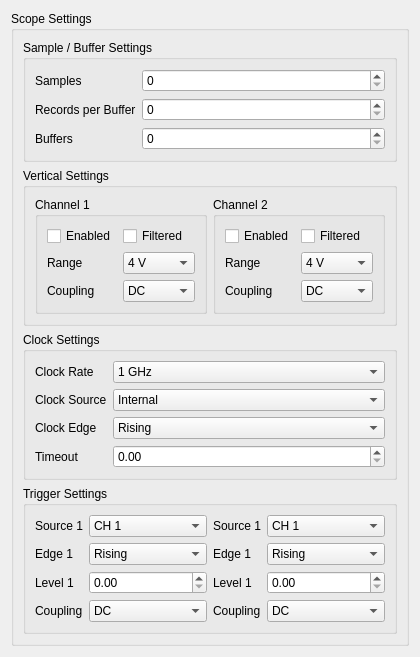
<?xml version="1.0" encoding="UTF-8"?>
<ui version="4.0">
 <class>Form</class>
 <widget class="QWidget" name="Form">
  <property name="geometry">
   <rect>
    <x>0</x>
    <y>0</y>
    <width>384</width>
    <height>586</height>
   </rect>
  </property>
  <property name="windowTitle">
   <string>Form</string>
  </property>
  <layout class="QVBoxLayout" name="verticalLayout_2">
   <item>
    <widget class="QGroupBox" name="ScopeSettings">
     <property name="title">
      <string>Scope Settings</string>
     </property>
     <layout class="QVBoxLayout" name="verticalLayout_5">
      <item>
       <widget class="QGroupBox" name="SampleSettings">
        <property name="title">
         <string>Sample / Buffer Settings</string>
        </property>
        <layout class="QGridLayout" name="gridLayout">
         <item row="0" column="0">
          <layout class="QFormLayout" name="formLayout">
           <property name="fieldGrowthPolicy">
            <enum>QFormLayout::AllNonFixedFieldsGrow</enum>
           </property>
           <item row="0" column="0">
            <widget class="QLabel" name="label">
             <property name="text">
              <string>Samples</string>
             </property>
            </widget>
           </item>
           <item row="0" column="1">
            <widget class="QSpinBox" name="samplesSpinBox"/>
           </item>
           <item row="1" column="0">
            <widget class="QLabel" name="label_2">
             <property name="text">
              <string>Records per Buffer</string>
             </property>
            </widget>
           </item>
           <item row="1" column="1">
            <widget class="QSpinBox" name="recordsperbufferSpinBox"/>
           </item>
           <item row="2" column="0">
            <widget class="QLabel" name="label_3">
             <property name="text">
              <string>Buffers</string>
             </property>
            </widget>
           </item>
           <item row="2" column="1">
            <widget class="QSpinBox" name="buffersSpinBox"/>
           </item>
          </layout>
         </item>
        </layout>
       </widget>
      </item>
      <item>
       <widget class="QGroupBox" name="VerticalSettings">
        <property name="title">
         <string>Vertical Settings</string>
        </property>
        <layout class="QHBoxLayout" name="horizontalLayout_2">
         <item>
          <widget class="QGroupBox" name="Ch1Vertical">
           <property name="title">
            <string>Channel 1</string>
           </property>
           <layout class="QVBoxLayout" name="verticalLayout_3">
            <item>
             <layout class="QFormLayout" name="formLayout_5">
              <property name="fieldGrowthPolicy">
               <enum>QFormLayout::AllNonFixedFieldsGrow</enum>
              </property>
              <item row="0" column="0">
               <widget class="QCheckBox" name="ch1_enabledCheckBox">
                <property name="text">
                 <string>Enabled</string>
                </property>
               </widget>
              </item>
              <item row="0" column="1">
               <widget class="QCheckBox" name="ch1_filteredCheckBox">
                <property name="text">
                 <string>Filtered</string>
                </property>
               </widget>
              </item>
              <item row="1" column="0">
               <widget class="QLabel" name="label_16">
                <property name="text">
                 <string>Range</string>
                </property>
               </widget>
              </item>
              <item row="1" column="1">
               <widget class="QComboBox" name="ch1_rangeComboBox">
                <item>
                 <property name="text">
                  <string>4 V</string>
                 </property>
                </item>
                <item>
                 <property name="text">
                  <string>2 V</string>
                 </property>
                </item>
                <item>
                 <property name="text">
                  <string>1 V</string>
                 </property>
                </item>
                <item>
                 <property name="text">
                  <string>400 mV</string>
                 </property>
                </item>
                <item>
                 <property name="text">
                  <string>200 mV</string>
                 </property>
                </item>
                <item>
                 <property name="text">
                  <string>100 mV</string>
                 </property>
                </item>
                <item>
                 <property name="text">
                  <string>40 mV</string>
                 </property>
                </item>
               </widget>
              </item>
              <item row="2" column="0">
               <widget class="QLabel" name="label_17">
                <property name="text">
                 <string>Coupling</string>
                </property>
               </widget>
              </item>
              <item row="2" column="1">
               <widget class="QComboBox" name="ch1_couplingComboBox">
                <item>
                 <property name="text">
                  <string>DC</string>
                 </property>
                </item>
                <item>
                 <property name="text">
                  <string>AC</string>
                 </property>
                </item>
               </widget>
              </item>
             </layout>
            </item>
           </layout>
          </widget>
         </item>
         <item>
          <widget class="QGroupBox" name="Ch2Vertical">
           <property name="title">
            <string>Channel 2</string>
           </property>
           <layout class="QVBoxLayout" name="verticalLayout_4">
            <item>
             <layout class="QFormLayout" name="formLayout_6">
              <property name="fieldGrowthPolicy">
               <enum>QFormLayout::AllNonFixedFieldsGrow</enum>
              </property>
              <item row="0" column="0">
               <widget class="QCheckBox" name="ch2_enabledCheckBox">
                <property name="text">
                 <string>Enabled</string>
                </property>
               </widget>
              </item>
              <item row="0" column="1">
               <widget class="QCheckBox" name="ch2_filteredCheckBox">
                <property name="text">
                 <string>Filtered</string>
                </property>
               </widget>
              </item>
              <item row="1" column="0">
               <widget class="QLabel" name="label_18">
                <property name="text">
                 <string>Range</string>
                </property>
               </widget>
              </item>
              <item row="1" column="1">
               <widget class="QComboBox" name="ch2_rangeComboBox">
                <item>
                 <property name="text">
                  <string>4 V</string>
                 </property>
                </item>
                <item>
                 <property name="text">
                  <string>2 V</string>
                 </property>
                </item>
                <item>
                 <property name="text">
                  <string>1 V</string>
                 </property>
                </item>
                <item>
                 <property name="text">
                  <string>400 mV</string>
                 </property>
                </item>
                <item>
                 <property name="text">
                  <string>200 mV</string>
                 </property>
                </item>
                <item>
                 <property name="text">
                  <string>100 mV</string>
                 </property>
                </item>
                <item>
                 <property name="text">
                  <string>40 mV</string>
                 </property>
                </item>
               </widget>
              </item>
              <item row="2" column="0">
               <widget class="QLabel" name="label_19">
                <property name="text">
                 <string>Coupling</string>
                </property>
               </widget>
              </item>
              <item row="2" column="1">
               <widget class="QComboBox" name="ch2_couplingComboBox">
                <item>
                 <property name="text">
                  <string>DC</string>
                 </property>
                </item>
                <item>
                 <property name="text">
                  <string>AC</string>
                 </property>
                </item>
               </widget>
              </item>
             </layout>
            </item>
           </layout>
          </widget>
         </item>
        </layout>
       </widget>
      </item>
      <item>
       <widget class="QGroupBox" name="ClockSettings">
        <property name="title">
         <string>Clock Settings</string>
        </property>
        <layout class="QVBoxLayout" name="verticalLayout">
         <item>
          <layout class="QFormLayout" name="formLayout_2">
           <property name="fieldGrowthPolicy">
            <enum>QFormLayout::AllNonFixedFieldsGrow</enum>
           </property>
           <item row="0" column="0">
            <widget class="QLabel" name="label_6">
             <property name="text">
              <string>Clock Rate</string>
             </property>
            </widget>
           </item>
           <item row="0" column="1">
            <widget class="QComboBox" name="samplerateComboBox">
             <item>
              <property name="text">
               <string>1 GHz</string>
              </property>
             </item>
             <item>
              <property name="text">
               <string>500 MHz</string>
              </property>
             </item>
             <item>
              <property name="text">
               <string>250 MHz</string>
              </property>
             </item>
             <item>
              <property name="text">
               <string>100 MHz</string>
              </property>
             </item>
             <item>
              <property name="text">
               <string>50 MHz</string>
              </property>
             </item>
             <item>
              <property name="text">
               <string>20 MHz</string>
              </property>
             </item>
             <item>
              <property name="text">
               <string>10 MHz</string>
              </property>
             </item>
             <item>
              <property name="text">
               <string>5 MHz</string>
              </property>
             </item>
             <item>
              <property name="text">
               <string>2 MHz</string>
              </property>
             </item>
             <item>
              <property name="text">
               <string>1 MHz</string>
              </property>
             </item>
             <item>
              <property name="text">
               <string>20 kHz</string>
              </property>
             </item>
             <item>
              <property name="text">
               <string>10 kHz</string>
              </property>
             </item>
             <item>
              <property name="text">
               <string>5 kHz</string>
              </property>
             </item>
             <item>
              <property name="text">
               <string>2 kHz</string>
              </property>
             </item>
             <item>
              <property name="text">
               <string>1 kHz</string>
              </property>
             </item>
            </widget>
           </item>
           <item row="1" column="0">
            <widget class="QLabel" name="label_4">
             <property name="text">
              <string>Clock Source</string>
             </property>
            </widget>
           </item>
           <item row="1" column="1">
            <widget class="QComboBox" name="clocksourceComboBox">
             <item>
              <property name="text">
               <string>Internal</string>
              </property>
             </item>
             <item>
              <property name="text">
               <string>Reference</string>
              </property>
             </item>
             <item>
              <property name="text">
               <string>60 MHz</string>
              </property>
             </item>
             <item>
              <property name="text">
               <string>1 GHz</string>
              </property>
             </item>
            </widget>
           </item>
           <item row="2" column="0">
            <widget class="QLabel" name="label_5">
             <property name="text">
              <string>Clock Edge</string>
             </property>
            </widget>
           </item>
           <item row="2" column="1">
            <widget class="QComboBox" name="clockedgeComboBox">
             <item>
              <property name="text">
               <string>Rising</string>
              </property>
             </item>
             <item>
              <property name="text">
               <string>Falling</string>
              </property>
             </item>
            </widget>
           </item>
           <item row="3" column="0">
            <widget class="QLabel" name="label_10">
             <property name="text">
              <string>Timeout</string>
             </property>
            </widget>
           </item>
           <item row="3" column="1">
            <widget class="QDoubleSpinBox" name="timeoutSpinBox"/>
           </item>
          </layout>
         </item>
        </layout>
       </widget>
      </item>
      <item>
       <widget class="QGroupBox" name="TriggerSettings">
        <property name="title">
         <string>Trigger Settings</string>
        </property>
        <layout class="QHBoxLayout" name="horizontalLayout">
         <item>
          <layout class="QFormLayout" name="formLayout_3">
           <property name="fieldGrowthPolicy">
            <enum>QFormLayout::AllNonFixedFieldsGrow</enum>
           </property>
           <item row="0" column="0">
            <widget class="QLabel" name="label_7">
             <property name="text">
              <string>Source 1</string>
             </property>
            </widget>
           </item>
           <item row="0" column="1">
            <widget class="QComboBox" name="comboBox_4">
             <item>
              <property name="text">
               <string>CH 1</string>
              </property>
             </item>
             <item>
              <property name="text">
               <string>CH 2</string>
              </property>
             </item>
             <item>
              <property name="text">
               <string>External</string>
              </property>
             </item>
             <item>
              <property name="text">
               <string>Disabled</string>
              </property>
             </item>
            </widget>
           </item>
           <item row="1" column="1">
            <widget class="QComboBox" name="comboBox_5">
             <item>
              <property name="text">
               <string>Rising</string>
              </property>
             </item>
             <item>
              <property name="text">
               <string>Falling</string>
              </property>
             </item>
            </widget>
           </item>
           <item row="2" column="0">
            <widget class="QLabel" name="label_9">
             <property name="text">
              <string>Level 1</string>
             </property>
            </widget>
           </item>
           <item row="2" column="1">
            <widget class="QDoubleSpinBox" name="ch1_triglevelSpinBox"/>
           </item>
           <item row="3" column="0">
            <widget class="QLabel" name="label_11">
             <property name="text">
              <string>Coupling</string>
             </property>
            </widget>
           </item>
           <item row="3" column="1">
            <widget class="QComboBox" name="comboBox_7">
             <item>
              <property name="text">
               <string>DC</string>
              </property>
             </item>
             <item>
              <property name="text">
               <string>AC</string>
              </property>
             </item>
            </widget>
           </item>
           <item row="1" column="0">
            <widget class="QLabel" name="label_8">
             <property name="text">
              <string>Edge 1</string>
             </property>
            </widget>
           </item>
          </layout>
         </item>
         <item>
          <layout class="QFormLayout" name="formLayout_4">
           <property name="fieldGrowthPolicy">
            <enum>QFormLayout::AllNonFixedFieldsGrow</enum>
           </property>
           <item row="0" column="0">
            <widget class="QLabel" name="label_12">
             <property name="text">
              <string>Source 1</string>
             </property>
            </widget>
           </item>
           <item row="0" column="1">
            <widget class="QComboBox" name="comboBox_6">
             <item>
              <property name="text">
               <string>CH 1</string>
              </property>
             </item>
             <item>
              <property name="text">
               <string>CH 2</string>
              </property>
             </item>
             <item>
              <property name="text">
               <string>External</string>
              </property>
             </item>
             <item>
              <property name="text">
               <string>Disabled</string>
              </property>
             </item>
            </widget>
           </item>
           <item row="1" column="1">
            <widget class="QComboBox" name="comboBox_8">
             <item>
              <property name="text">
               <string>Rising</string>
              </property>
             </item>
             <item>
              <property name="text">
               <string>Falling</string>
              </property>
             </item>
            </widget>
           </item>
           <item row="2" column="0">
            <widget class="QLabel" name="label_13">
             <property name="text">
              <string>Level 1</string>
             </property>
            </widget>
           </item>
           <item row="2" column="1">
            <widget class="QDoubleSpinBox" name="ch1_triglevelSpinBox_2"/>
           </item>
           <item row="3" column="0">
            <widget class="QLabel" name="label_14">
             <property name="text">
              <string>Coupling</string>
             </property>
            </widget>
           </item>
           <item row="3" column="1">
            <widget class="QComboBox" name="comboBox_9">
             <item>
              <property name="text">
               <string>DC</string>
              </property>
             </item>
             <item>
              <property name="text">
               <string>AC</string>
              </property>
             </item>
            </widget>
           </item>
           <item row="1" column="0">
            <widget class="QLabel" name="label_15">
             <property name="text">
              <string>Edge 1</string>
             </property>
            </widget>
           </item>
          </layout>
         </item>
        </layout>
       </widget>
      </item>
     </layout>
    </widget>
   </item>
  </layout>
 </widget>
 <resources/>
 <connections/>
</ui>
